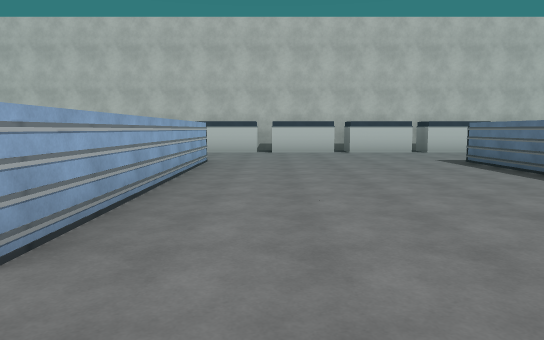
view 1 (above)

24 first-person views from a walk through a 3-D level made in the Unity game engine. The camera is 1.5 m above the floor, tilts 6° down and sees 70° across. The floor is counted in squares, 2 m on a side. Each view is taken from the middle of a square. On the plan, view 1 faces up. The plan holds only what a view shows up to about 12 squares ahead; the rest is blank. The place goes on beyond the plan. Some surface patterns are stand-ins.

view 2
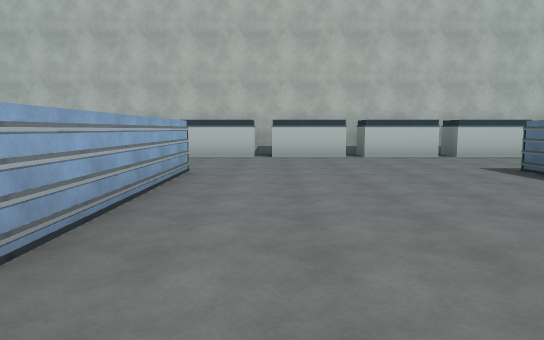

view 3
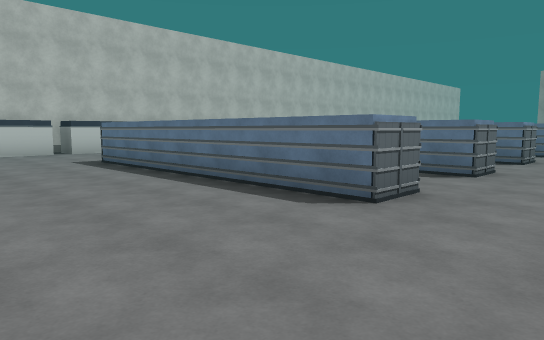

view 4
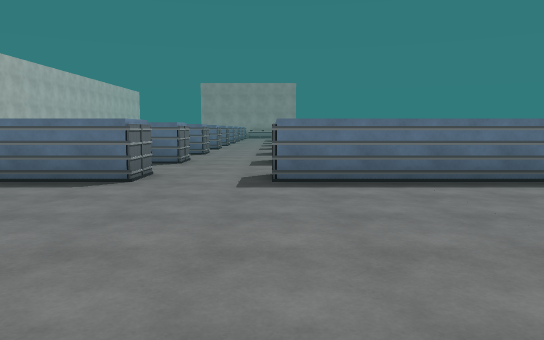

view 5
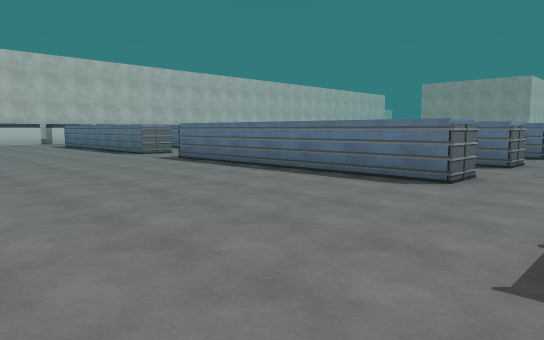

view 6
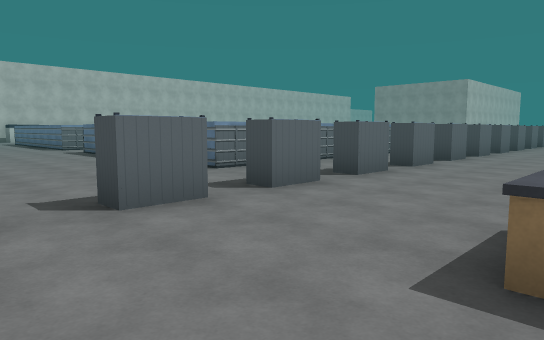

view 7
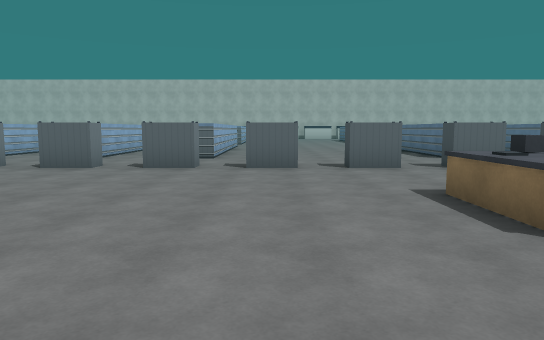

view 8
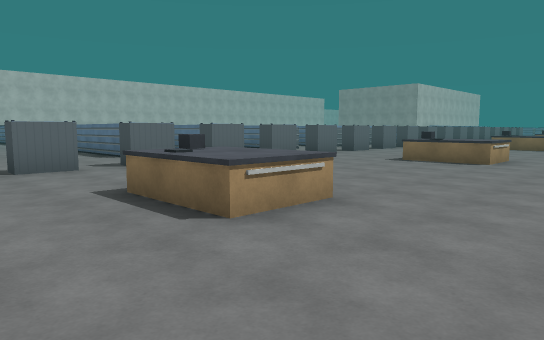

view 9
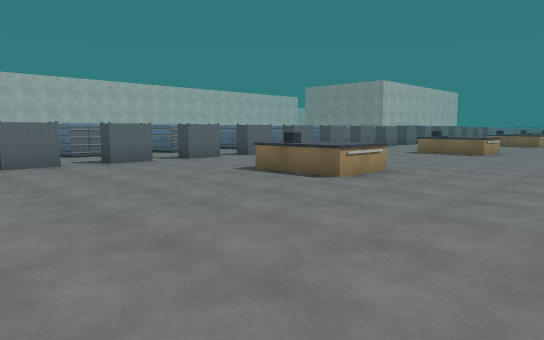

view 10
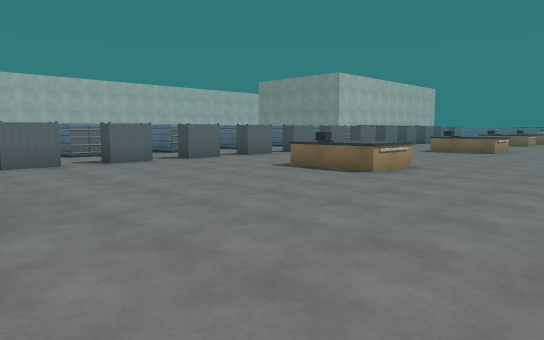

view 11
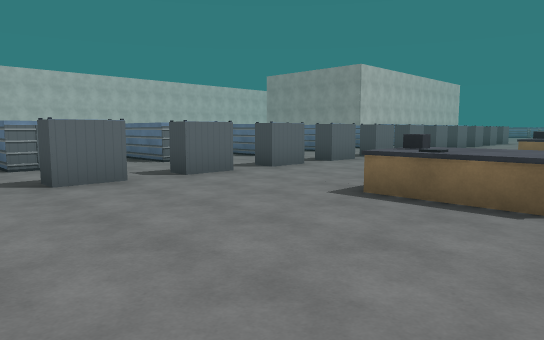

view 12
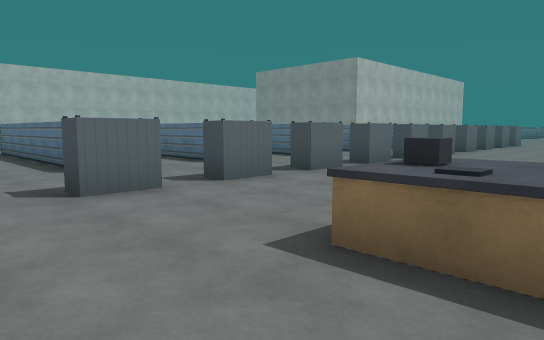

view 13
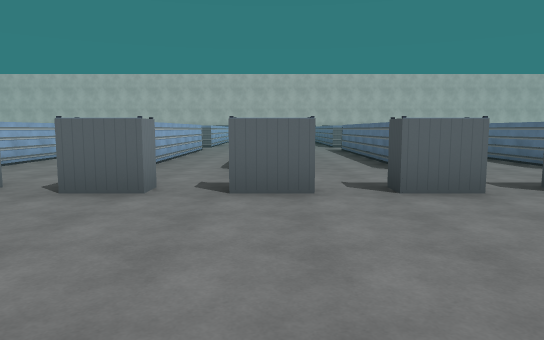

view 14
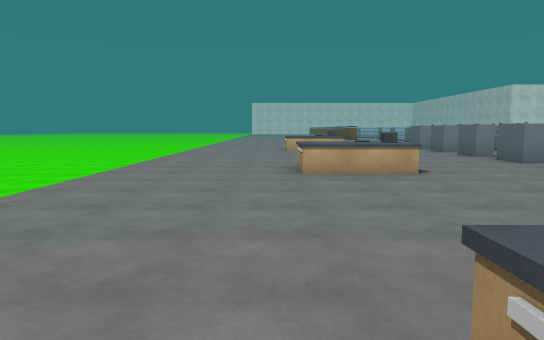

view 15
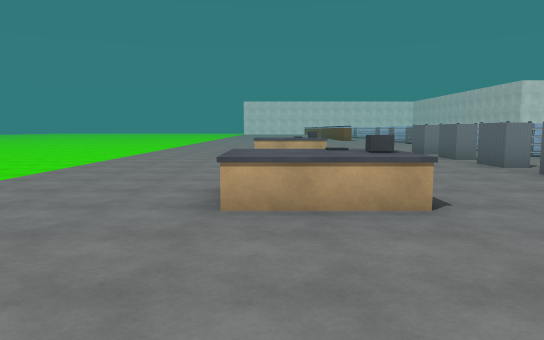

view 16
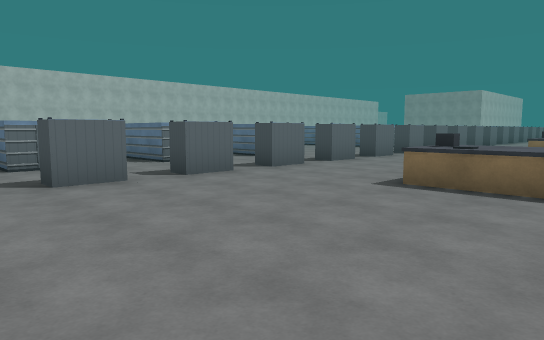

view 17
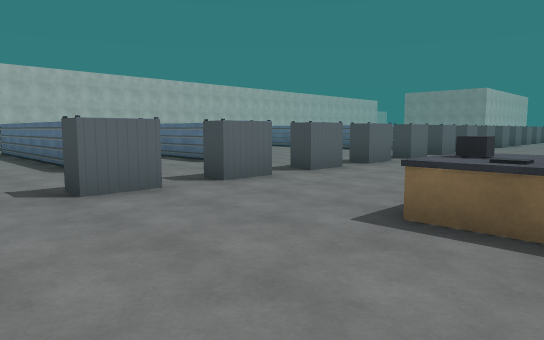

view 18
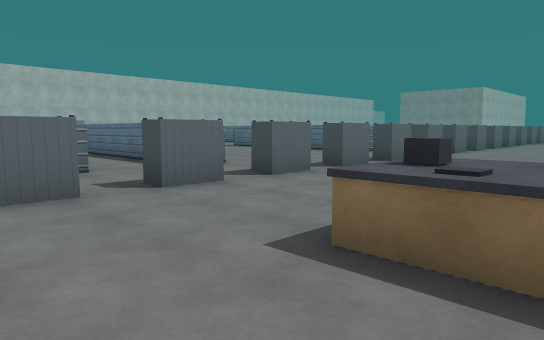

view 19
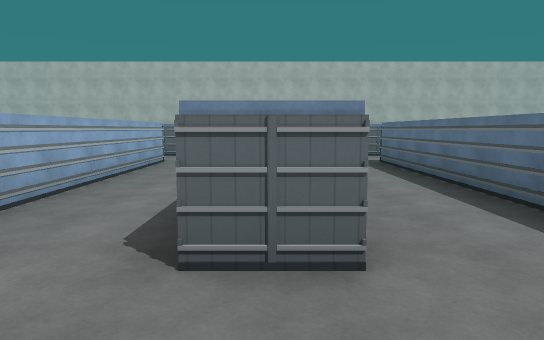

view 20
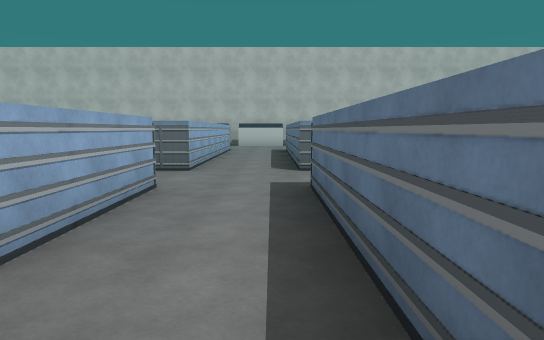

view 21
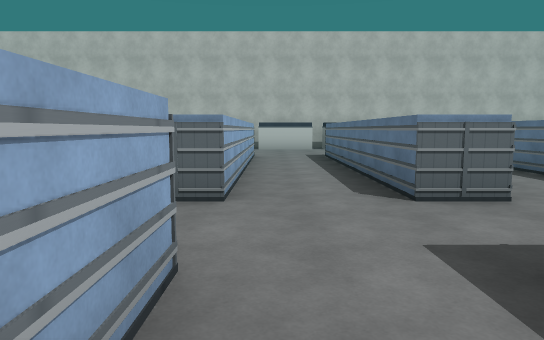

view 22
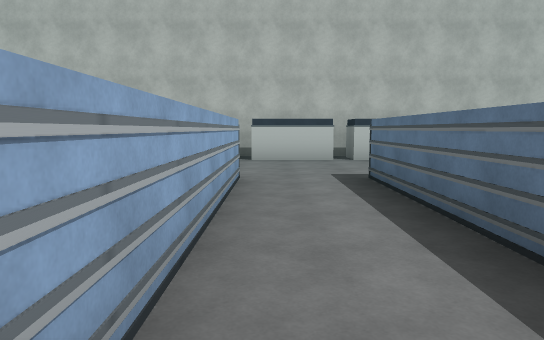

view 23
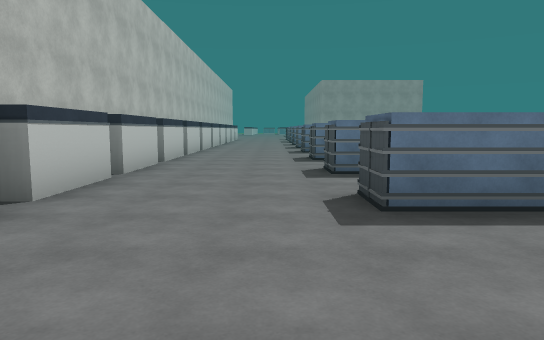

view 24
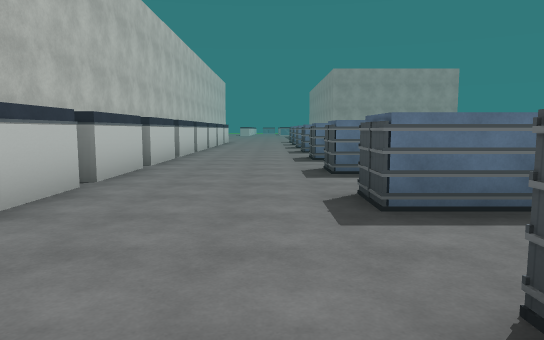

### Floor plan
Key: @ floor where view 1 was taken; # wall or solid block; . main floor; - floor 0.25 m lower than the main floor; / step, stairs or slope; O other object.
Columns run from 10 left of view 1 to 22 right of it. Each row starts with its distance up from view 1.
 13    ###  ######################
 12   ....  ......................
 11   ....  ......................
 10   ....  ......................
  9    ...   .....................
  8   #..#  #......#  #..#  #  #
  7   #..#  #......#
  6   #..#  #......#
  5   #..# .#......#
  4   #..# .#......#
  3   #..#..#......# .#  #
  2   #..#. #......#..#..#..#
  1   ....  ..............
  0   ....   .@...........
 -1   #..# .# .....#          .#
 -2   #..# .# .....#     #.   .#
 -3   #..#..# .....#     #.. ..#
 -4   #..#..# .....#  #  #.. ..#  #
 -5   #..#..#......#  #. #.. ..# .#
 -6   #..#..#......#  #..#..#..#..#
 -7  .#..#..#......#..#..#..#..#..#.
 -8  ...............................
 -9  .O.O.O.O.O.O.O.O.O.O.O.O.O.O.O.O
-10  ..............................
-11  .............................
-12 ............................
-13 .....OO.....OO.....OO.....OO  ...
-14 O....OO.....OO.....OO.....OO.....
-15 .................................
-16 .................................
-17 .............................
-18 //////////    ////  ////
-19 ---------
-20 -------

Where each view was taken, in squares from view 1:
view 1: 0 up, 0 right, facing up
view 2: 2 up, 0 right, facing up
view 3: 0 up, 1 right, facing up-right
view 4: 0 up, 1 left, facing right
view 5: 9 down, 1 left, facing up-right
view 6: 13 down, 0 right, facing up-right
view 7: 17 down, 0 right, facing up
view 8: 17 down, 0 right, facing up-right
view 9: 18 down, 4 right, facing up-right
view 10: 18 down, 10 right, facing up-right
view 11: 15 down, 12 right, facing up-right
view 12: 14 down, 14 right, facing up-right
view 13: 14 down, 14 right, facing up
view 14: 15 down, 3 right, facing left
view 15: 14 down, 0 right, facing left
view 16: 15 down, 10 left, facing up-right
view 17: 14 down, 8 left, facing up-right
view 18: 14 down, 7 left, facing up-right
view 19: 9 down, 5 left, facing up
view 20: 5 down, 6 left, facing up
view 21: 2 down, 7 left, facing up
view 22: 3 up, 7 left, facing up
view 23: 10 up, 1 right, facing right
view 24: 10 up, 7 right, facing right
